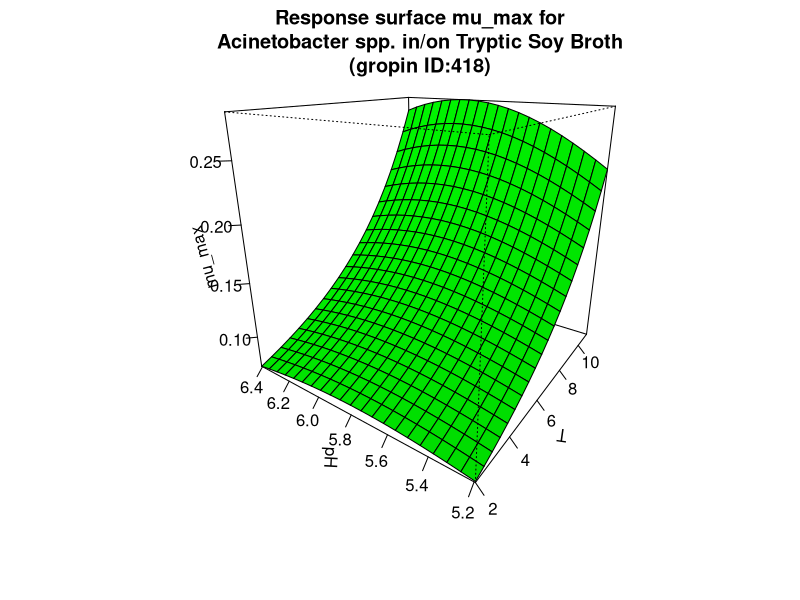

This chart was generated by the following R code:
#############################
# start of Parameter script
#############################
T <- seq(1.998001998002,11.011,length.out=21)
pH <- seq(5.1948051948052,6.4064,length.out=21)
#############################
# end of Parameter script
#############################
############################# 
# start of Model script Gropin ID 418 
#############################
 
# constant coefficients for this model
 
variables <- data.frame(T,pH)
argumentsPar <- expand.grid(variables)
 
# heart of the model
response_surface <- function(T,pH) {
   mumax <-exp(-12.65+0.004234*(T^2)-0.3024*(pH^2)+0.01535*T*pH-0.004356*T+3.467*pH)

return(mumax=mumax)
} 

# output parameters
mumax <- cbind(argumentsPar,response_surface(argumentsPar['T'],argumentsPar['pH']))
colnames(mumax) <- c(colnames(argumentsPar),'mumax')
#############################
# End of Model script
#############################
############################# 
# start of Visualisation script Gropin ID 418 
#############################
persp(T,pH,matrix(unlist(mumax$mumax),nrow=21),col = 'green',xlab='T',ylab='pH',zlab='mu_max',main='Response surface mu_max for
Acinetobacter spp. in/on Tryptic Soy Broth
(gropin ID:418)',theta=305,phi=20,shade=0.25,ticktype = 'detailed')
#############################
# End of Visualisation script
#############################
